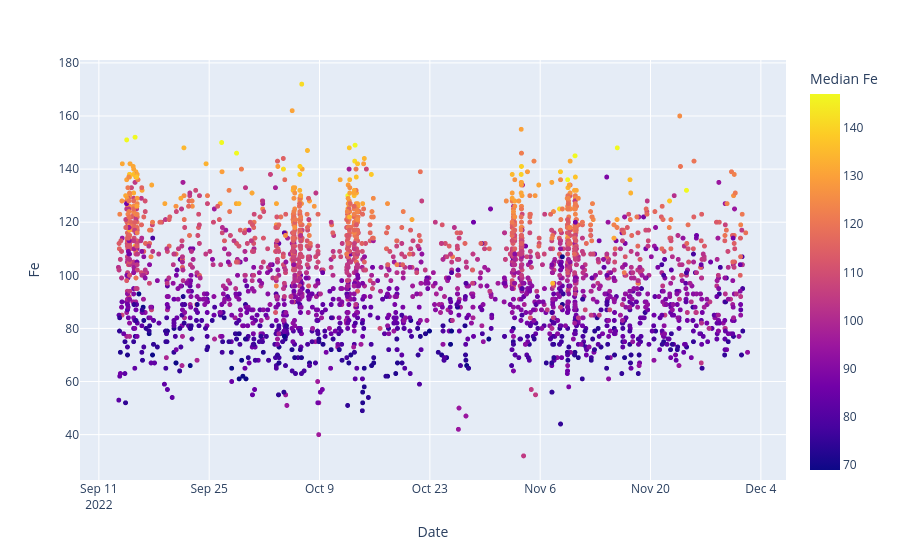

Notebook code for this chart:
### Code cell
import plotly.express as px
import pandas as pd 

data = []


for item in fe.patient_data:
    for x,y in zip(item.data.timestamps, item.data.testresult):
        data.append([x,y, item.median_result, item.most_recent_result, item.ukrdcid])


urr_data = pd.DataFrame(data=data, columns=['Date', 'Fe', 'Median Fe', 'Most Recent Fe','ukrdcid'])


fig = px.scatter(urr_data, x = "Date", y = "Fe", color= "Median Fe", hover_data=["ukrdcid", 'Most Recent Fe'])
fig.update_traces(marker={'size': 5})
fig.show()

### Figure 1 — Plotly figure (JSON) as saved in the notebook; plotly's stock layout.template omitted (floating-point values rounded to 4 significant figures; data arrays with more than 128 entries replaced by an {"elided": "..."} marker saying what was removed)
{"data": [{"customdata": {"elided": "2775x2 mixed values"}, "hovertemplate": "Date=%{x}<br>Fe=%{y}<br>ukrdcid=%{customdata[0]}<br>Most Recent Fe=%{customdata[1]}<br>Median Fe=%{marker.color}<extra></extra>", "legendgroup": "", "marker": {"color": {"elided": "2775 float values"}, "coloraxis": "coloraxis", "size": 5, "symbol": "circle"}, "mode": "markers", "name": "", "showlegend": false, "type": "scattergl", "x": {"elided": "2775 str values"}, "xaxis": "x", "y": {"elided": "2775 int values"}, "yaxis": "y"}], "layout": {"coloraxis": {"colorbar": {"title": {"text": "Median Fe"}}, "colorscale": [[0, "#0d0887"], [0.1111, "#46039f"], [0.2222, "#7201a8"], [0.3333, "#9c179e"], [0.4444, "#bd3786"], [0.5556, "#d8576b"], [0.6667, "#ed7953"], [0.7778, "#fb9f3a"], [0.8889, "#fdca26"], [1, "#f0f921"]]}, "legend": {"tracegroupgap": 0}, "margin": {"t": 60}, "xaxis": {"anchor": "y", "domain": [0, 1], "title": {"text": "Date"}}, "yaxis": {"anchor": "x", "domain": [0, 1], "title": {"text": "Fe"}}}}
